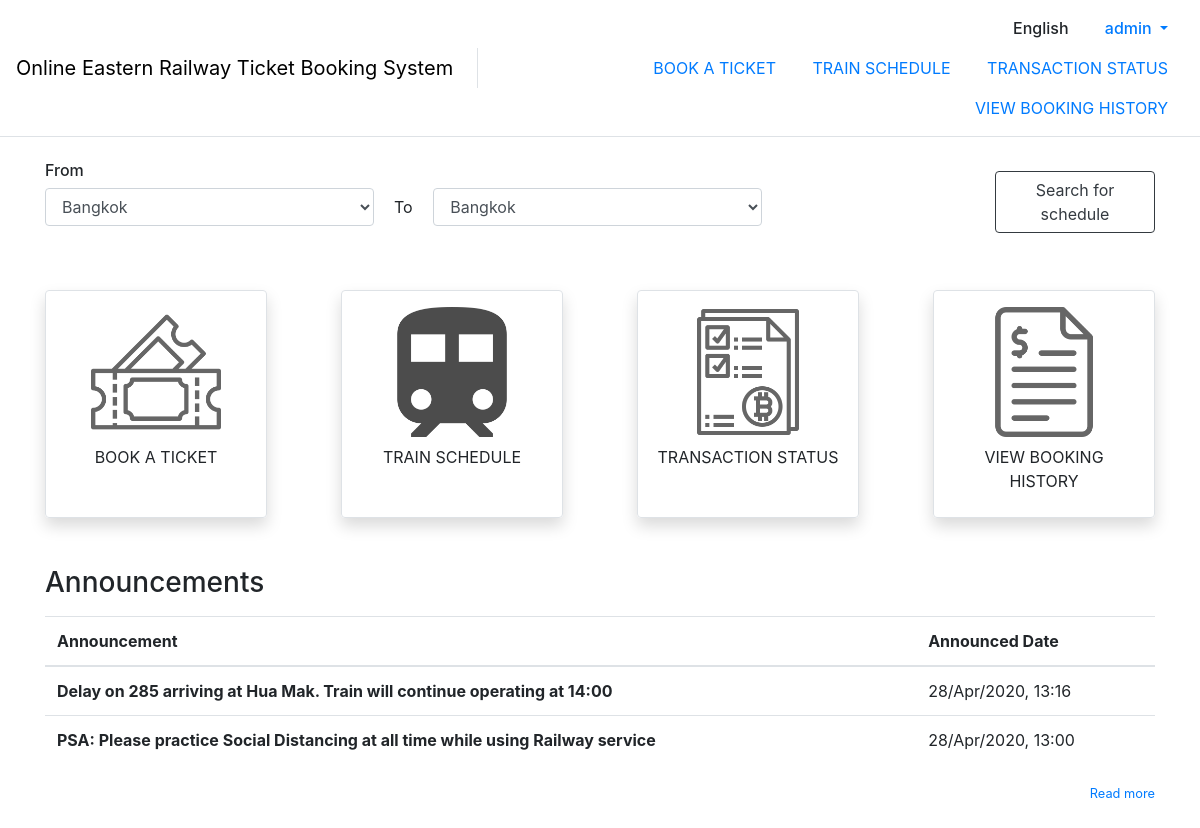
The app's page / (signed in) with its own data.
### announcement/models.py (models this page shows)
class Announcement(models.Model):
    announcer_user = models.ForeignKey(
        Announcer, on_delete=models.CASCADE, null=True)
    announce_text = models.TextField()
    announce_time = models.DateTimeField()

### announcement/views.py (the view)
# urls.py: path('', announcement.views.dashboard, name="dashboard"),
def dashboard(request):
    context = prepare_context(request, show_navbar=True)
    context = {
        'show_navbar': True,
        'announcement': Announcement.objects.order_by("-announce_time"),
        'stations': Station.objects.all()
    }
    return render(request, 'dashboard.html', context=context)

### account/utils.py (called while the page is built)
def prepare_context(request, show_navbar=True):
    context = {
        'show_navbar': show_navbar
    }
    if request.user.is_authenticated:
        user = User.objects.get(username=request.user.username)
        context['current_user'] = user
    return context

### templates/dashboard.html (shortened to what this page needs)
{% extends "base.html" %}
{% load static %}
{% block content %}
  <div class="my-4">
    <section>
      <form action="{% url 'searchTimetable' %}" method="POST" class="row justify-content-center align-items-center">
        <div class="col-12 col-lg-8">
          <h6>From</h6>
          <div class="form-group ml-0">
            <select class="form-control d-inline-block" style="width: 45%" name="from">
              {% for st in stations %}
                <option value="{{ st.id }}">{{ st.english_station_name }}</option>
              {% endfor %}
            </select>
            <span class="d-block d-sm-inline-block mx-1 mx-lg-3">To</span>
            <select class="form-control d-inline-block" style="width: 45%" name="to">
              {% for st in stations %}
                <option value="{{ st.id }}">{{ st.english_station_name }}</option>
              {% endfor %}
            </select>
          </div>
        </div>
        <div class="col-12 col-lg-2 ml-auto">
          <button type="submit" class="btn btn-outline-dark">Search for schedule</button>
        </div>
      </form>
    </section>
    <section class="my-5">
      <div class="d-flex flex-wrap justify-content-between" style="font-weight: 200">
        <a class="btn btn-dashboard-link border shadow p-3" href={% url 'searchSchedules' %}>
          <img src="{% static 'image/validating-ticket.png' %}" class="mx-auto img-fluid" alt="Book a ticket">
          <p class="my-auto py-2">BOOK A TICKET</p>
        <a class="btn btn-dashboard-link border shadow p-3" href={% url 'searchTimetable' %}>
          <img src="{% static 'image/train.png' %}" class="mx-auto img-fluid" alt="Train schedule">
          <p class="my-auto py-2">TRAIN SCHEDULE</p>
        <a class="btn btn-dashboard-link border shadow p-3" href={% url 'viewTransaction' %}>
          <img src="{% static 'image/transaction.png' %}" class="mx-auto img-fluid" alt="Transaction status">
          <p class="my-auto py-2">TRANSACTION STATUS</p>
        </a>
        <a class="btn btn-dashboard-link border shadow p-3" href={% url 'bookingHistory' %}>
          <img src="{% static 'image/bill.png' %}" class="mx-auto img-fluid" alt="View booking ticket">
          <p class="my-auto py-2">VIEW BOOKING HISTORY</p>
      </div>
    </section>
    <section class="my-5">
      <h3>Announcements</h3>
      <table class="table table-responsive-sm mt-3">
        <thead>
        <tr>
          <th scope="col">Announcement</th>
          <th scope="col">Announced Date</th>
        </tr>
        </thead>
        <tbody>
        {% for a in announcement %}
          <div data-toggle="collapse" href="#collapse_{{ a.id }}" role="button"
               aria-expanded="false" aria-controls="collapse_{{ a.id }}" style="cursor: pointer">
            <tr>
              <th scope="row">{{ a.announce_text|truncatechars:100 }}</th>
              <td>{{ a.announce_time|date:'d/M/yy' }}, {{ a.announce_time|time:'H:i' }}</td>
            </tr>
          </div>
        {% endfor %}
        </tbody>
      </table>
      <div class="text-right">
        <a href={% url 'viewAnnouncement' %}>
        <small class="text-mute">Read more</small>
      </div>
    </section>
  </div>
{% endblock content %}

### templates/base.html (shortened to what this page needs)
<!DOCTYPE html>
{% load static %}
<html lang="en">
<head>
  <link rel="stylesheet" type="text/css" href="{% static 'css/bootstrap.min.css'%}">
  <link rel="stylesheet" type="text/css" href="{% static 'css/bootstrap-select.min.css'%}">
  <link rel="stylesheet" type="text/css" href="{% static 'css/styles.css'%}">
</head>
<body>
  {% if show_navbar %}
  <nav class="navbar navbar-expand-lg navbar-light border-bottom">
    <div class="d-none d-lg-flex w-100 justify-content-center align-items-center">
      <div class="navbar-brand border-right pr-4 h-50">
        <div class="my-auto">
          <a class="d-inline-block my-auto"  href={% url 'dashboard' %} style="text-decoration: none; color: black;">Online Eastern Railway Ticket Booking System </a>
        </div>
      </div>
      <div class="text-right w-100">
        <div class="row align-content-right">
          <div class="col" style="font-weight: 500;">
            <a class="nav-link d-inline-block">English</a>
            {% if request.user.is_authenticated %}
              <div class="nav-item dropdown d-inline-block">
                <a class="nav-link dropdown-toggle" href="#" id="profileDropdown" role="button" data-toggle="dropdown" aria-haspopup="true" aria-expanded="false">
                  {% if user.first_name and user.last_name %}
                    {{ user.first_name }} {{ user.last_name }}
                  {% else %}
                    {{ user.username}}
                  {% endif %}
                </a>
              </div>
            {% else %}
              <a class="nav-link d-inline-block" href={% url 'login'%}>Login</a>
            {% endif %}
          </div>
        </div>
        <div class="row align-content-right">
          <div class="col text-uppercase">
            <a class="nav-link d-inline-block" href={% url 'searchSchedules' %}>BOOK A TICKET</a>
            <a class="nav-link d-inline-block" href={% url 'searchTimetable' %}>TRAIN SCHEDULE</a>
            <a class="nav-link d-inline-block" href={% url 'viewTransaction' %}>TRANSACTION STATUS</a>
            <a class="nav-link d-inline-block" href={% url 'bookingHistory' %}>VIEW BOOKING HISTORY</a>
          </div>
        </div>
      </div>
    </div>
  </nav>
  {% endif %}
  <div id="content" class="container appear-fade-start">
    {% block content %}
    {% endblock content %}
  </div>
</body>
</html>

### static/css/styles.css (style rules this page uses)
body { font-family: -apple-system, BlinkMacSystemFont, "Segoe UI", Roboto, "Sarabun", "Helvetica Neue", Arial, "Noto Sans", sans-serif, "Apple Color Emoji", "Segoe UI Emoji", "Segoe UI Symbol", "Noto Color Emoji" !important; }
.appear-fade-start { opacity: 0; animation: appear-fade 0.25s ease-out 0.1s 1 forwards; }

### templates/dashboard.html (style rules this page uses)
.btn.btn-dashboard-link { position: relative; width: 20%; min-width: 150px; transition: 0.5s all ease-in-out; }

### records on screen
Announcement: announce_text "Delay on 285 arriving at Hua Mak. Train will continue operating at 14:00", announce_time "28/Apr/2020", announce_time "13:16"
Announcement: announce_text "PSA: Please practice Social Distancing at all time while using Railway service", announce_time "28/Apr/2020", announce_time "13:00"

### other values on screen
{{ user.username }} "admin"
form field from "Bangkok"
form field to "Bangkok"
